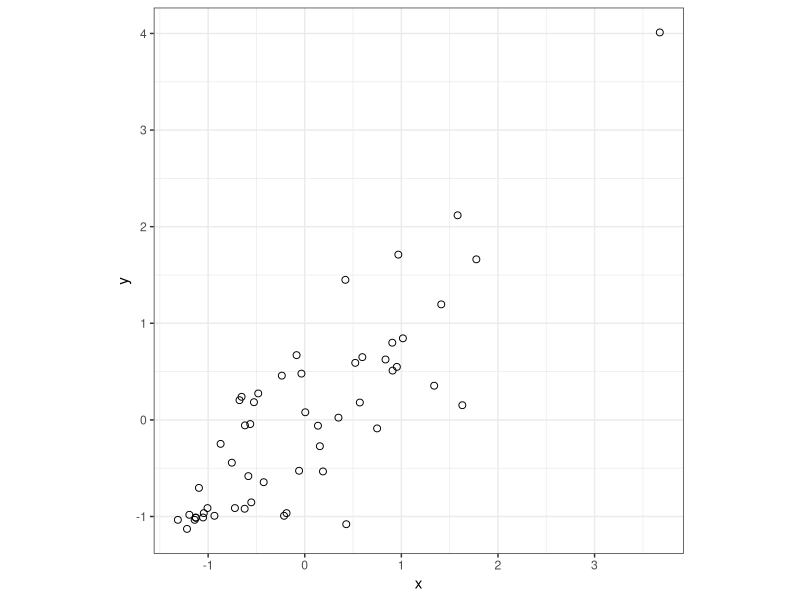
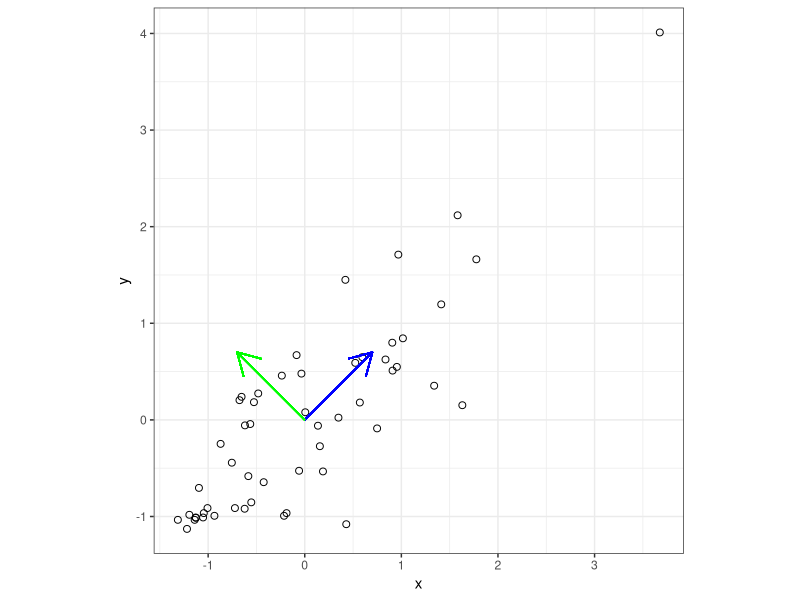
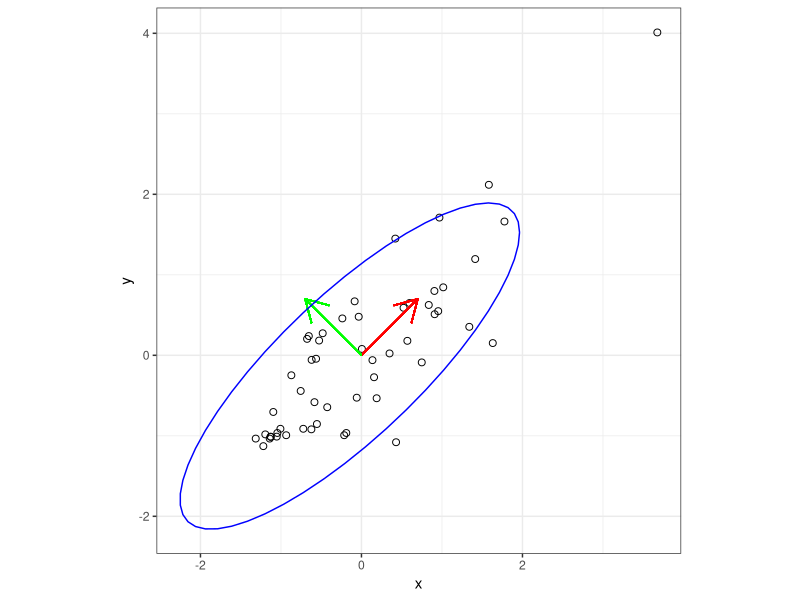

Here is the R script that generated these plots, in order:
## ---- chunk 1
library(dplyr)
library(tidyr)
library(magrittr)
library(ggplot2)
## ---- chunk 2
dat_ej1a <- read.table("usoEnergia.dat", header = TRUE)
dat <- dat_ej1a %>% select(x,y)
#normailizamos
norm.dat <- scale(dat)
## ---- chunk 3
mat_cov <- cov(norm.dat)
print(mat_cov)
ggplot(data.frame(norm.dat), aes(x=x, y=y))+
  geom_point(size = 2, shape = 1)+
  theme_bw() +
  coord_fixed(1)
## ---- chunk 4
des_es <- eigen(mat_cov)
print(des_es)
ggplot(data.frame(norm.dat), aes(x=x, y=y)) +
  geom_point(size = 2, shape = 1)+theme_bw() + 
  geom_segment(aes(x = 0, y = 0, xend = 0.7, yend = 0.7), color = "blue", arrow = arrow())+
  geom_segment(aes(x = 0, y = 0, xend = -0.7, yend = 0.7), color = "green",arrow = arrow()) +
  coord_fixed(1)
## ---- chunk 5
des_es <- eigen(mat_cov)
print(des_es)
ggplot(data.frame(norm.dat), aes(x=x, y=y)) +
  geom_point(size = 2, shape = 1)+theme_bw() + 
  geom_segment(aes(x = 0, y = 0, xend = 0.7, yend = 0.7), color = "red", arrow = arrow())+
  geom_segment(aes(x = 0, y = 0, xend = -0.7, yend = 0.7), color = "green",arrow = arrow()) +
   stat_ellipse(color = "blue") +
  coord_fixed(1)
